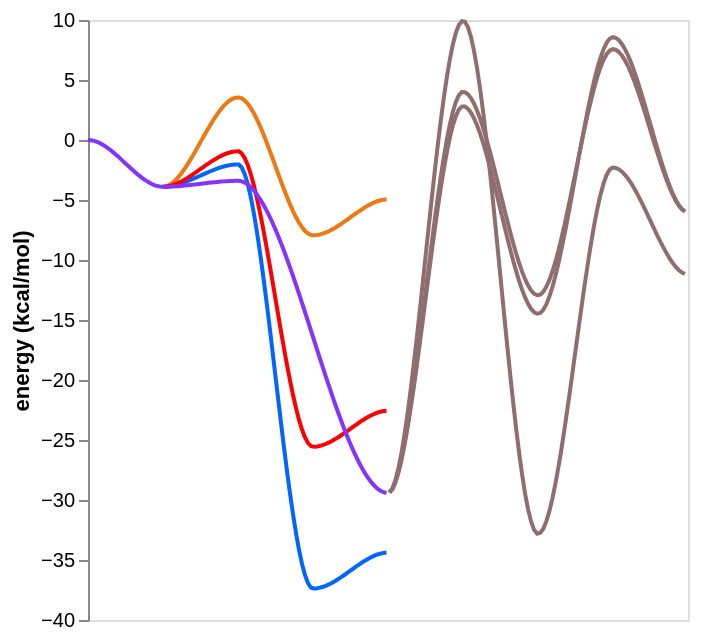

Write notebook code for a chart like this one.
### Code cell
from autochem.util import plot

root_key = 19
leaf_keys = [0, 23, 25, 21, 15, 17]
colors = [plot.Color.purple, plot.Color.red, plot.Color.blue, plot.Color.orange]

node_paths = mess.surf.node_paths_from_source(surf, root_key, leaf_keys=leaf_keys)
nextra = len(node_paths) - len(colors)
colors.extend([plot.Color.brown] * nextra)

mess.surf.plot_paths(
    surf,
    node_paths,
    colors=colors,
    stack_nodes=[[20, 22, 24], [0, 23, 25, 21], [1, 3, 4]],
    stack_edges=[[(12, 20), (12, 0)]],
    label=False,
)

### Figure 1 — Vega-Lite specification as saved in the notebook (floating-point values rounded to 4 significant figures; data arrays with more than 128 entries replaced by an {"elided": "..."} marker saying what was removed)
{"config": {"view": {"continuousWidth": 300, "continuousHeight": 300}, "axis": {"grid": false}}, "data": {"name": "data-744ac7a2badf8f35a502fb1474b2b2d0"}, "mark": {"type": "line"}, "encoding": {"color": {"field": "path", "legend": null, "scale": {"domain": ["0", "1", "2", "3", "4", "5", "6"], "range": ["#8533ff", "#ff0000", "#0066ff", "#ef7810", "#916e6e", "#916e6e", "#916e6e"]}, "type": "nominal"}, "x": {"axis": null, "field": "x", "type": "temporal"}, "y": {"field": "energy", "title": "energy (kcal/mol)", "type": "quantitative"}}, "transform": [{"fold": ["6", "5", "4", "3", "2", "1", "0"], "as": ["path", "energy"]}], "$schema": "https://vega.github.io/schema/vega-lite/v5.20.1.json", "datasets": {"data-744ac7a2badf8f35a502fb1474b2b2d0": {"elided": "200 records"}}}
